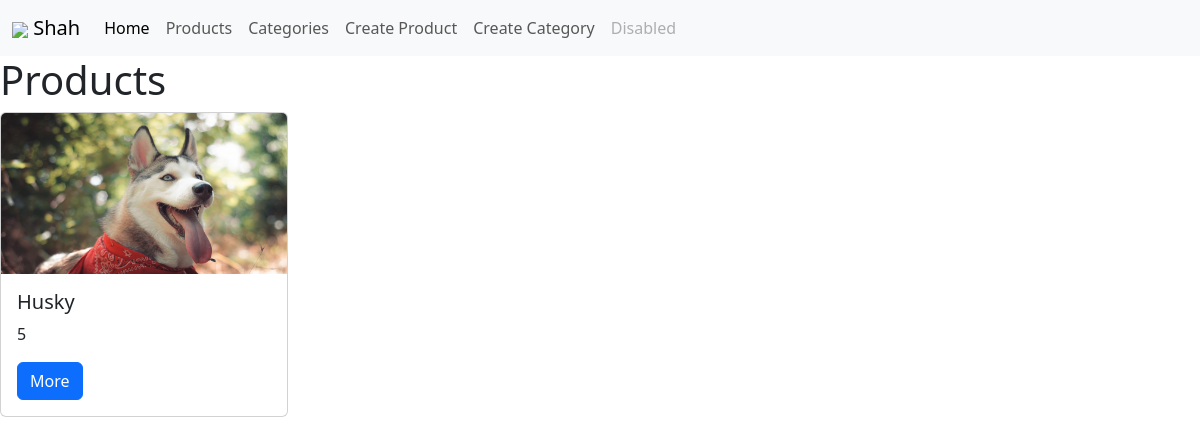
Before: /products/ with the older database file.
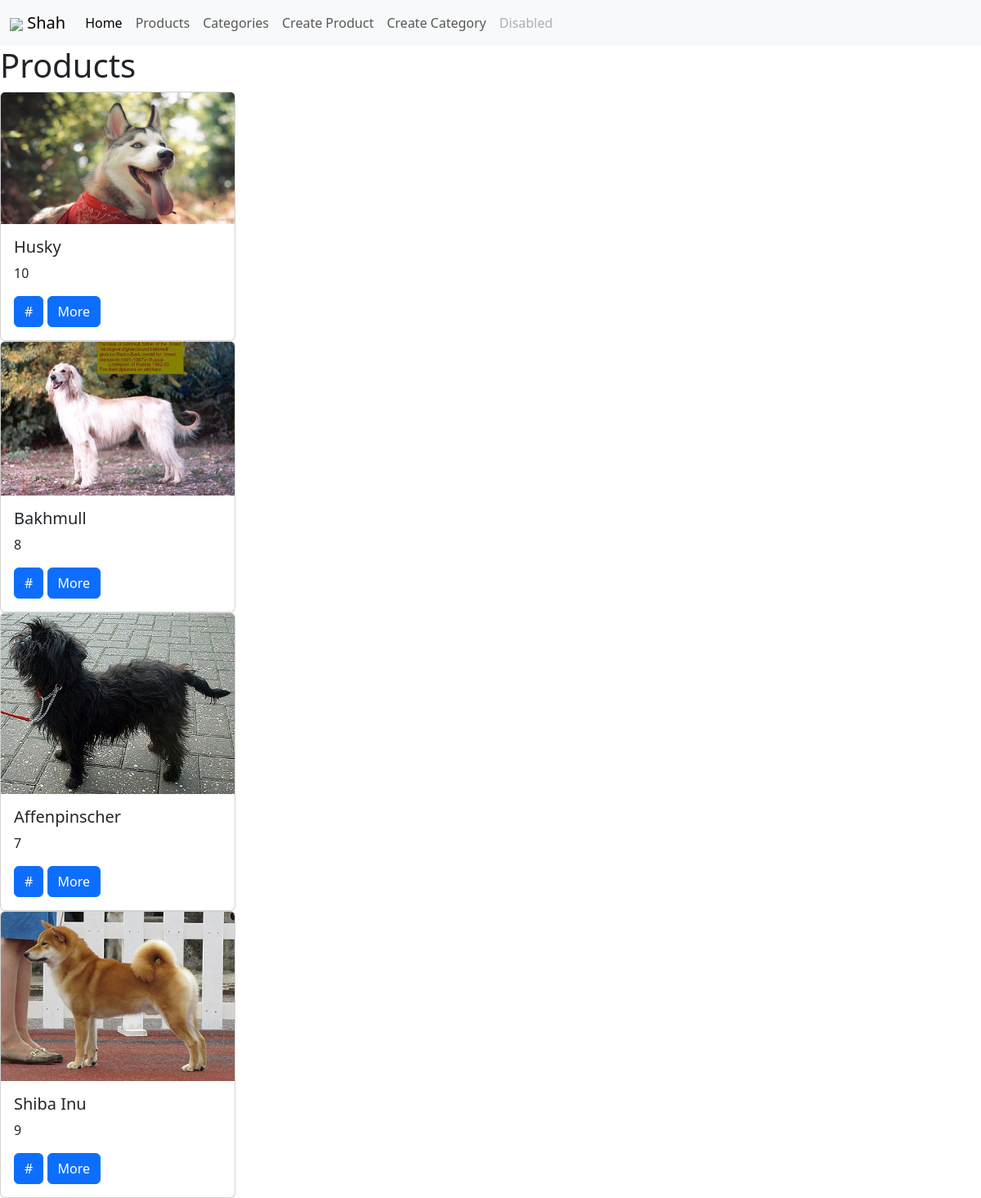
After: the same page with the newer database file.
### post/models.py (models this page shows, shortened)
class Product(models.Model):
    title = models.CharField(max_length=155)
    photo = models.ImageField(upload_to='posts', null=True, blank=True)
    about = models.TextField()
    rate = models.IntegerField(default=0)
    created_at = models.DateTimeField(auto_now_add=True)
    updated_at = models.DateTimeField(auto_now=True)
    categories = models.ManyToManyField(
        Category,
        blank=True,
        related_name='products'
    )

class Category(models.Model):
    title = models.CharField(max_length=155)

### post/views.py (the view)
# urls.py: path('products/', views.products_view),
def products_view(request):
    if request.method == 'GET':
        products = Product.objects.all()
        context = {
            'products': products,
        }
        return render(request, 'products/products.html', context=context)

### templates/products/products.html
{% extends 'index.html' %}
{% block content %}
<h1>
    Products
</h1>
    {% for product in products %}
    <div class="card" style="width: 18rem;">
        <img src="/media/{{ product.photo }}" class="card-img-top" alt="...">
        <div class="card-body">
          <h5 class="card-title">{{ product.title }}</h5>
          <p class="card-text">{{ product.rate }}</p>
            {% for category in product.categories.all %}
                <a href="#" class="btn btn-primary">#{{ categories.title }}</a>
            {% endfor %}
          <a href="/products/{{ product.id }}/" class="btn btn-primary">More</a>
        </div>
      </div>
    {% endfor %}
{% endblock %}

### templates/index.html (shortened to what this page needs)
{% load static %}
<!DOCTYPE html>
<html lang="en">
<head>
    <link rel="stylesheet" href="https://cdn.jsdelivr.net/npm/bootstrap@5.3.2/dist/css/bootstrap.min.css">
</head>
<body>
    <nav class="navbar navbar-expand-lg navbar-light bg-light">
        <div class="container-fluid">
          <a class="navbar-brand" href="/">
            <img src="{% static 'tigr.jpg' %}" width="70">
              Shah
          </a>
          <div class="collapse navbar-collapse" id="navbarNavAltMarkup">
            <div class="navbar-nav">
              <a class="nav-link active" aria-current="page" href="/">Home</a>
              <a class="nav-link" href="/products/">Products</a>
              <a class="nav-link" href="/categories/">Categories</a>
              <a class="nav-link" href="/products/create/">Create Product</a>
              <a class="nav-link" href="/categories/create/">Create Category</a>
              <a class="nav-link disabled" href="#" tabindex="-1" aria-disabled="true">Disabled</a>
            </div>
          </div>
        </div>
      </nav>
      {% block content %}
        {% endblock %}
</body>
</html>

Changed rows visible on the page:
changed Product "Husky": rate "5" → "10"
added Product: photo (picture), title "Bakhmull", rate "8"
added Product: photo (picture), title "Аffenpinscher", rate "7"
added Product: photo (picture), title "Shiba Inu", rate "9"
